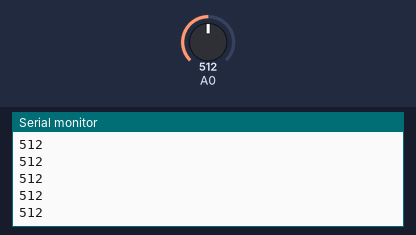
This sketch was run on a simulated Arduino Uno, built with avr-gcc and run on an emulated ATmega328P. Shown: the last lines printed to the serial monitor. Inputs (shaded band) come from the test bench; at power-on: A0 = 512.

Above: at 1.2 s.
1.3 s: A0 set to 716
At 2.0 s:
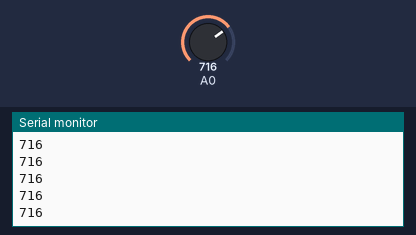
2.8 s: A0 set to 900
At 3.8 s:
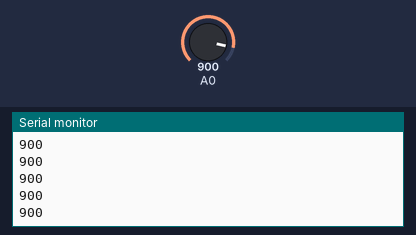
Timing chart, 0 to 5.7 s (numbered marks = the images above; inputs shaded):
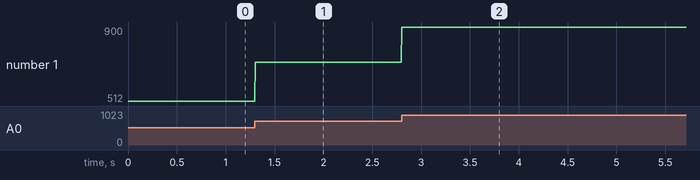

Measured:
- after the input at 1.3 s, the serial monitor: prints a new line at once (image 1)
- after the input at 2.8 s, the serial monitor: prints a new line at once (image 2)
- plotted number 1: 512 → 716 after the input at 1.3 s, 716 → 900 after the input at 2.8 s

The sketch:

analogOutSerial.ino
```cpp
/*
  Analog output through the serial
  The circuit:
 * potentiometer connected to analog pin 0.
   Center pin of the potentiometer goes to the analog pin.
   side pins of the potentiometer go to +5V and ground
 */


int sensorValue = 0;        // value read from the pot

void setup() {
  Serial.begin(115200);// initialize serial communications at 115200 bps:
}

void loop() {
  sensorValue = analogRead(0); // read the analog in value:
  Serial.println(sensorValue);// print the results to the serial monitor:
  delay(2); // wait 2 milliseconds before the next loop
}
```
